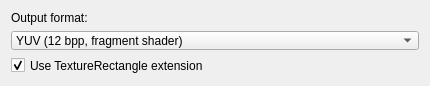
<?xml version="1.0" encoding="UTF-8"?>
<ui version="4.0">
 <class>VideoWidgetOptions</class>
 <widget class="QWidget" name="VideoWidgetOptions">
  <property name="geometry">
   <rect>
    <x>0</x>
    <y>0</y>
    <width>430</width>
    <height>86</height>
   </rect>
  </property>
  <property name="sizePolicy">
   <sizepolicy hsizetype="Preferred" vsizetype="Fixed">
    <horstretch>0</horstretch>
    <verstretch>0</verstretch>
   </sizepolicy>
  </property>
  <property name="minimumSize">
   <size>
    <width>0</width>
    <height>16</height>
   </size>
  </property>
  <property name="windowTitle">
   <string>Form</string>
  </property>
  <layout class="QVBoxLayout" name="verticalLayout">
   <item>
    <widget class="QLabel" name="label">
     <property name="sizePolicy">
      <sizepolicy hsizetype="Preferred" vsizetype="Fixed">
       <horstretch>0</horstretch>
       <verstretch>0</verstretch>
      </sizepolicy>
     </property>
     <property name="text">
      <string>Output format:</string>
     </property>
    </widget>
   </item>
   <item>
    <widget class="QComboBox" name="outputFormatCombo">
     <item>
      <property name="text">
       <string>YUV (12 bpp, fragment shader)</string>
      </property>
     </item>
     <item>
      <property name="text">
       <string>RGB (24 bpp)</string>
      </property>
     </item>
     <item>
      <property name="text">
       <string>BGRA (32 bpp)</string>
      </property>
     </item>
    </widget>
   </item>
   <item>
    <widget class="QCheckBox" name="textureRectangleCheck">
     <property name="text">
      <string>Use TextureRectangle extension</string>
     </property>
     <property name="checked">
      <bool>true</bool>
     </property>
    </widget>
   </item>
   <item>
    <spacer name="verticalSpacer">
     <property name="orientation">
      <enum>Qt::Vertical</enum>
     </property>
     <property name="sizeHint" stdset="0">
      <size>
       <width>0</width>
       <height>0</height>
      </size>
     </property>
    </spacer>
   </item>
  </layout>
  <action name="actionUse_Texture_Rectangle">
   <property name="text">
    <string>Use Texture Rectangle</string>
   </property>
  </action>
 </widget>
 <resources/>
 <connections>
  <connection>
   <sender>outputFormatCombo</sender>
   <signal>currentIndexChanged(int)</signal>
   <receiver>VideoWidgetOptions</receiver>
   <slot>outputFormatChanged(int)</slot>
   <hints>
    <hint type="sourcelabel">
     <x>206</x>
     <y>618</y>
    </hint>
    <hint type="destinationlabel">
     <x>346</x>
     <y>338</y>
    </hint>
   </hints>
  </connection>
  <connection>
   <sender>textureRectangleCheck</sender>
   <signal>stateChanged(int)</signal>
   <receiver>VideoWidgetOptions</receiver>
   <slot>textureRectangleChecked(int)</slot>
   <hints>
    <hint type="sourcelabel">
     <x>109</x>
     <y>648</y>
    </hint>
    <hint type="destinationlabel">
     <x>346</x>
     <y>338</y>
    </hint>
   </hints>
  </connection>
 </connections>
 <slots>
  <slot>displayTypeChanged(int)</slot>
  <slot>outputFormatChanged(int)</slot>
  <slot>textureRectangleChecked(int)</slot>
 </slots>
</ui>
